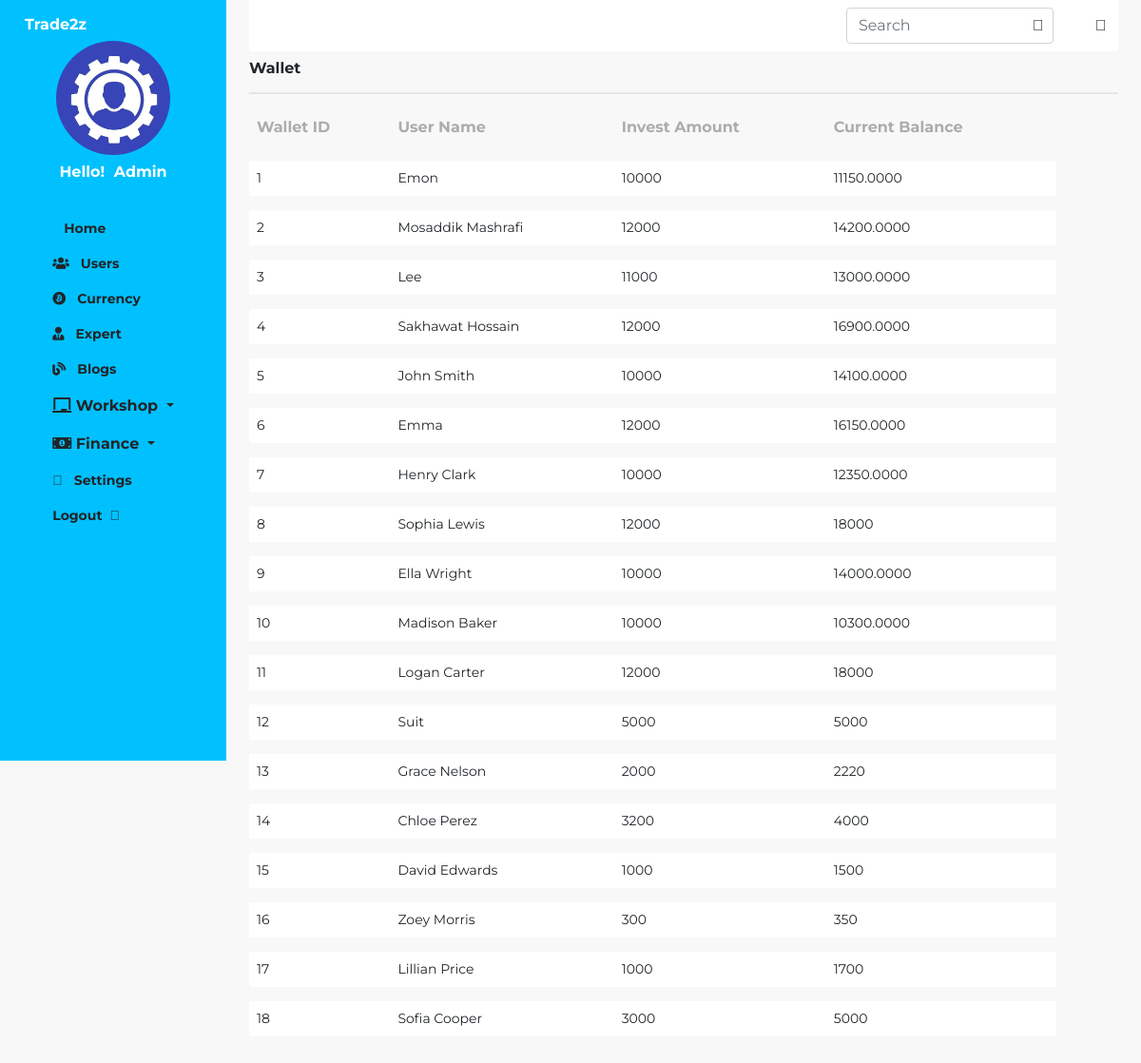
Page /admin/pages/wallet.php on the earlier database version.
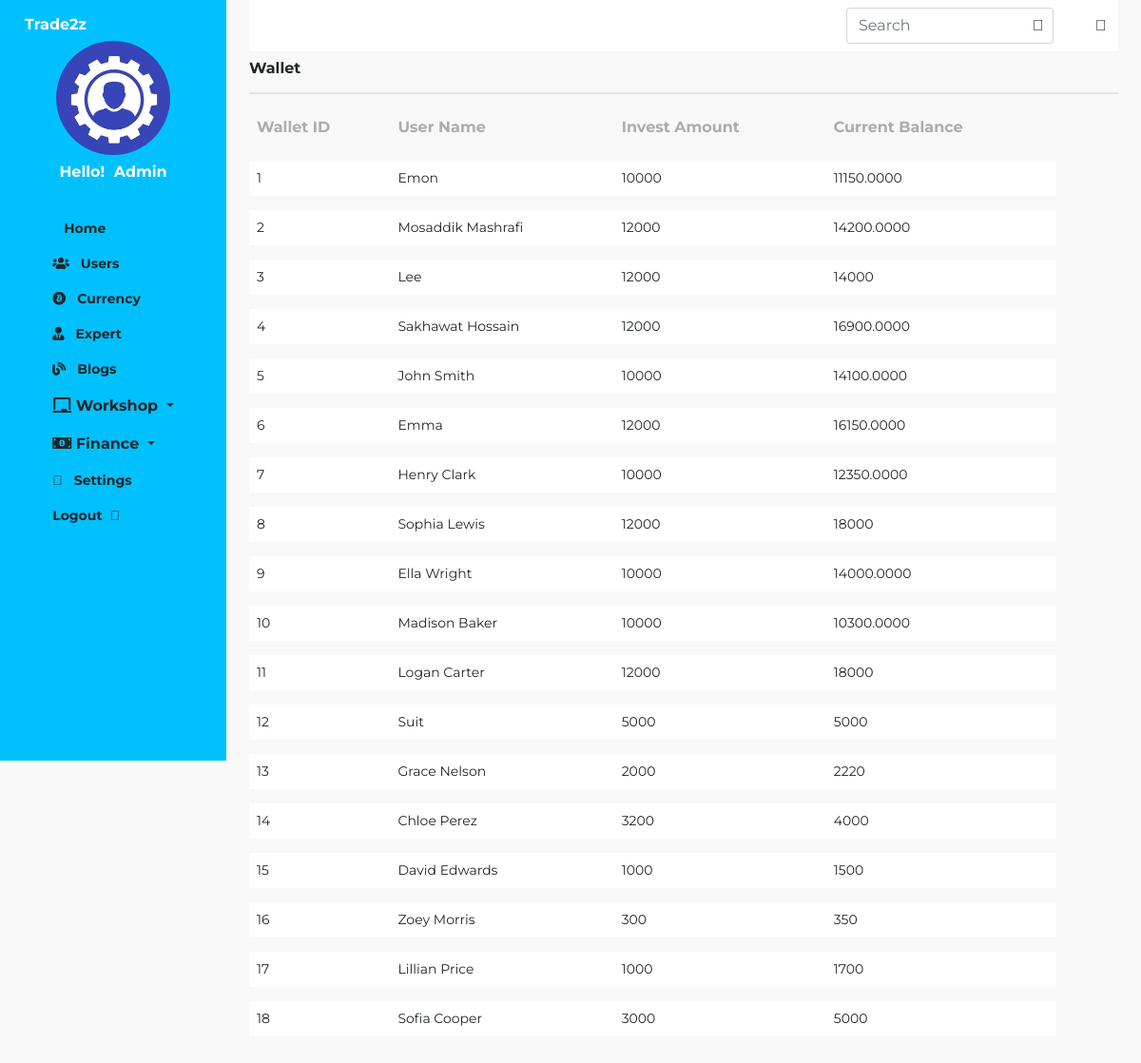
Same page on the later database version.
### tables this page shows
CREATE TABLE `wallet` (
  `wallet_id` int(11) NOT NULL,
  `user_id` int(11) NOT NULL,
  `invest` varchar(30) NOT NULL,
  `cur_balance` varchar(30) NOT NULL,
  `profit` varchar(30) NOT NULL
);

CREATE TABLE `userinfo` (
  `user_id` int(11) NOT NULL,
  `img` varchar(255) NOT NULL,
  `name` varchar(50) NOT NULL,
  `email` varchar(50) NOT NULL,
  `password` varchar(50) NOT NULL,
  `country` varchar(30) NOT NULL,
  `region` varchar(30) NOT NULL
);

### admin/pages/wallet.php (the view, shortened to what this page needs)
<!DOCTYPE html>
<html lang="en">
<head>
    <link rel="stylesheet" href="../css/bootstrap.css">
    <link rel="stylesheet" href="../css/style.css">
    <link rel="stylesheet" href="https://pro.fontawesome.com/releases/v5.10.0/css/all.css"
 />
</head>
<body class="bg-content">
    <main class="dashboard d-flex">
        <?php
            include "component/sidebar.php";
        ?>
        <div class="container-fluid px-4">
        <?php
            include "component/header.php";
        ?>
            <div class="student-list-header d-flex justify-content-between align-items-center py-2">
                <div class="title h6 fw-bold">Wallet</div>
            </div>
            <div class="table-responsive">
                <table class="table student_list table-borderless">
                    <thead>
                        <tr class="align-middle">
                            <th>Wallet ID</th>
                            <th>User Name</th>
                            <th>Invest Amount</th>
                            <th>Current Balance</th>
                        </tr>
                    </thead>
                    <tbody>
                        <?php
                          include 'connection.php';
                          $result = $con -> query("SELECT * FROM wallet");
                          foreach($result as $value):
                        ?>
                        <tr class="bg-white align-middle">
                                <td><?php echo $value['wallet_id'] ?></td>
                                <?php
                             $stmt = $con->prepare("SELECT userinfo.name
                                                    FROM wallet INNER JOIN userinfo
                                                    ON wallet.user_id = userinfo.user_id
                                                    WHERE wallet.user_id = :user_id");
                              $stmt->bindParam(':user_id', $value['user_id']);
                               $stmt->execute();
                            $user = $stmt->fetch(PDO::FETCH_ASSOC);
                               echo "<td>" . $user['name'] . "</td>";
                               ?>
                                <td><?php echo $value['invest'] ?></td>
                                <td><?php echo $value['cur_balance'] ?></td>
                        </tr>
                        <?php endforeach; ?>
                    </tbody>
                </table>
            </div>
        </div>
    </main>
</body>
</html>

### admin/pages/component/sidebar.php (shortened to what this page needs)
<div class="bg-sidebar vh-100 w-50 position-fixed">
            <div class="log d-flex justify-content-between">
                <h1 class="E-classe text-start ms-3 ps-1 mt-3 h6 fw-bold">Trade2z</h1>
            </div>
            <div class="img-admin d-flex flex-column align-items-center text-center gap-2">
                <img class="rounded-circle" src="../assets/img/admin logo.jpeg" alt="img-admin" height="120" width="120">
                 <div class="h6 fw-bold">
                 <span style="display: inline-block;">Hello!</span>
                 <span style="display: inline-block; margin-left: 5px;">Admin</span></div>
            </div>
            <div class=" bg-list d-flex flex-column align-items-center fw-bold gap-2 mt-4 ">
                <ul class="d-flex flex-column list-unstyled">
                    <li class="h7"><a class="nav-link text-dark" href="dashboard.php"> <span>Home</span></a></li>
                    <li class="h7"><a class=" nav-link text-dark" href="userinfo.php"><i
                                class="fas fa-users me-2"></i> <span>Users</span></a></li>
                    <li class="h7"><a class=" nav-link text-dark" href="crypto.php"><i
                                class="fab fa-bitcoin me-2"></i> <span>Currency</span></a></li>
                    <li class="h7"><a class=" nav-link text-dark" href="expert.php"><i
                                class="fas fa-user-tie me-2"></i> <span>Expert</span></a></li>
                    <li class="h7"><a class=" nav-link text-dark" href="blogs.php"><i
                                class="fas fa-blog me-2"></i> <span>Blogs</span></a></li>
<div class="dropdown">
    <a class="nav-link text-dark dropdown-toggle" role="button" id="dropdownMenuLink" data-bs-toggle="dropdown" aria-expanded="false">
        <i class="fas fa-chalkboard"></i> <span>Workshop</span>
    </a>
</div>
<div class="dropdown">
    <a class="nav-link text-dark dropdown-toggle" role="button" id="dropdownMenuLink" data-bs-toggle="dropdown" aria-expanded="false">
        <i class="fas fa-money-bill-alt"></i> <span>Finance</span>
    </a>
</div>
                    <li class="h7"><a class=" nav-link text-dark" href=""><i
                                class="fal fa-cog me-2"></i> <span>Settings</span></a></li>
                <ul class="logout d-flex justify-content-start list-unstyled">
                    <li class=" h7"><a class="nav-link text-dark" href="../../login-signup.php"><span>Logout</span><i
                                class="fal fa-sign-out-alt ms-2"></i></a></li>
                </ul>
            </div>
        </div>

### admin/pages/component/header.php (shortened to what this page needs)
<nav class="navbar container-fluid navbar-light bg-white position-sticky top-0">
        <div class="d-flex align-items-center gap-4">
            <form class="d-flex align-items-center">
                <input class="form-control me-2" type="search" placeholder="Search"
                aria-label="Search"><i class="fal fa-search position-relative"></i>
            </form>
                <i class="fal fa-bell"></i>
        </div>
</nav>

### admin/css/style.css (style rules this page uses)
* { font-family: 'Montserrat',sans-serif; font-style: normal; }
.E-classe { border-left:solid 6px #00C1FE; }
.bg-sidebar { background-color: #00c1fe; color: white; transition: margin 0.6s ease-in-out; z-index: 1; }
.bg-content { background:#F8F8F8; }
.h7 { font-size: 14px; }
.student_list { border-collapse: separate; border-spacing: 0 15px; }
.table th { font-size: 12px; color:#ACACAC; }
table tbody { font-size: 14px; }
.student-list-header { border-bottom: 2px solid #E5E5E5; }
.fa-search { left:-30px; }
@media screen and (min-width:768px) { .bg-sidebar { position: sticky !important; top: 0; width: 25% !important; } }

### admin/pages/wallet.php (style rules this page uses)
.align-middle th { font-weight: bold; font-size: 1.0em; }

Differences in the rows shown:
changed wallet "Lee": invest "11000" → "12000"; cur_balance "13000.0000" → "14000"
